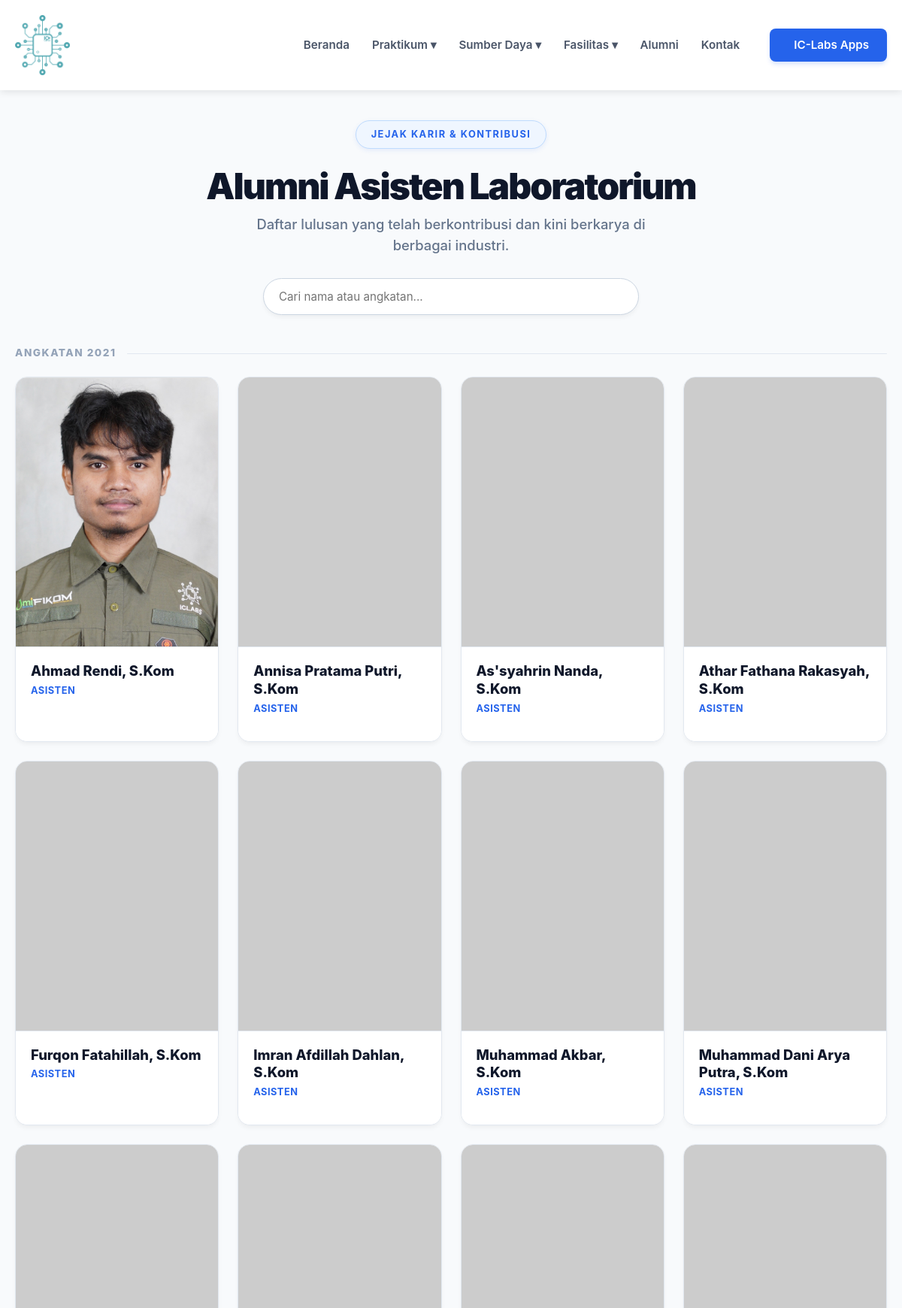
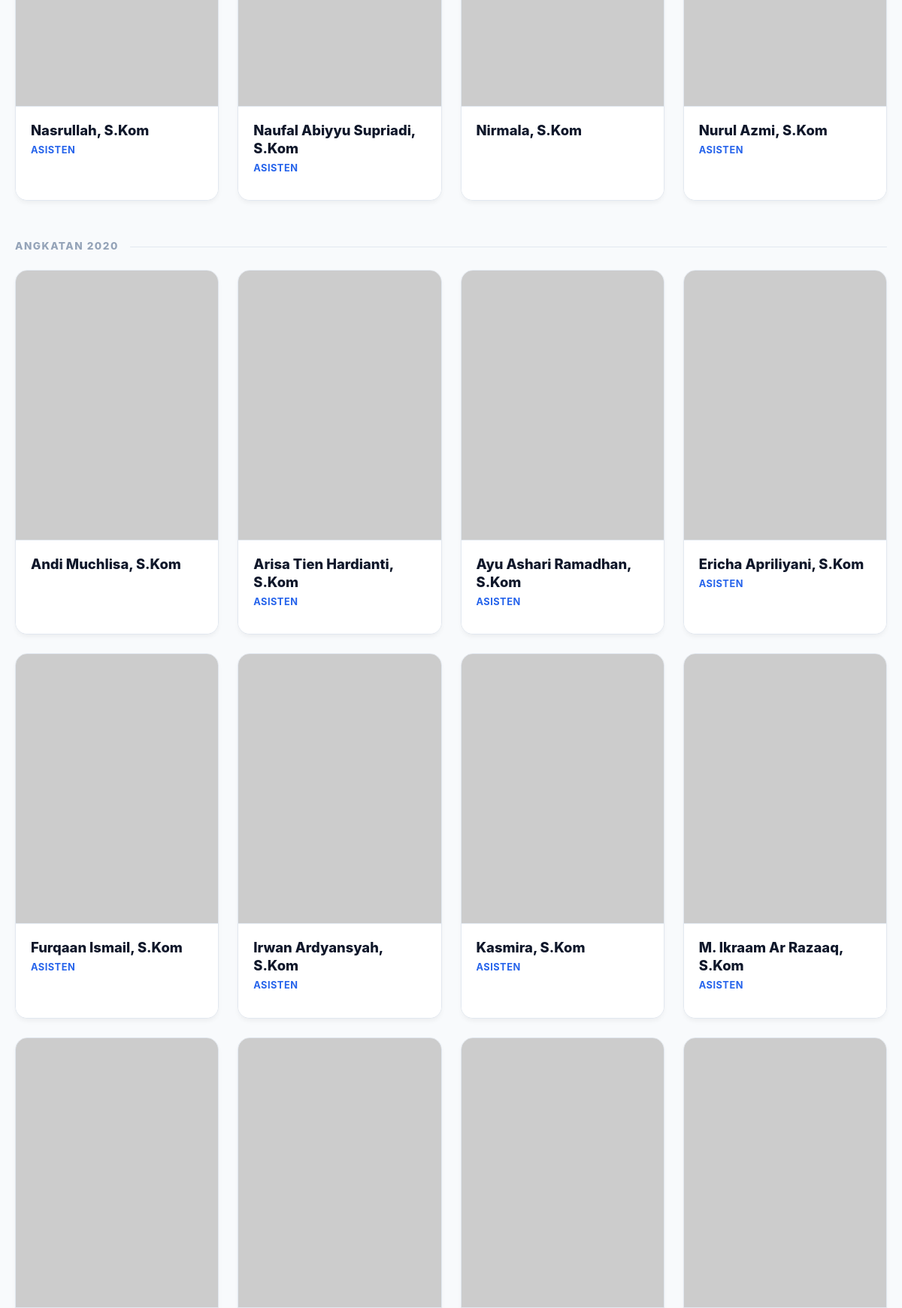
Page /public/alumni (upper part) on the committed database (2 pictures, top to bottom).
### tables this page shows
CREATE TABLE `alumni` (
  `id` int(11) NOT NULL,
  `nama` varchar(150) NOT NULL,
  `angkatan` year(4) NOT NULL,
  `divisi` varchar(100) DEFAULT NULL,
  `mata_kuliah` text DEFAULT NULL,
  `foto` varchar(255) DEFAULT NULL,
  `kesan_pesan` text DEFAULT NULL,
  `keahlian` text DEFAULT NULL,
  `email` varchar(100) DEFAULT NULL,
  `created_at` datetime DEFAULT current_timestamp(),
  `updated_at` datetime DEFAULT current_timestamp() ON UPDATE current_timestamp()
);

### app/controllers/AlumniController.php (called while the page is built, shortened)
<?php
require_once ROOT_PROJECT . '/app/models/AlumniModel.php';
class AlumniController extends Controller {
    private $model;
    public function __construct() {
        $this->model = new AlumniModel();
    }
    public function index($params = []) {
        $data = $this->model->getAll();
        $this->view('alumni/alumni', ['alumni' => $data]);
    }
}

### app/models/Model.php (called while the page is built, shortened)
<?php
require_once __DIR__ . '/../config/Database.php';
class Model {
    public function __construct() {
        $database = new Database();
        $this->db = $database->connect();
    }
}
?>

### app/config/Database.php (called while the page is built, shortened)
<?php
class Database {
    private $host = DB_HOST;
    private $user = DB_USER;
    private $pass = DB_PASS;
    private $dbname = DB_NAME;
    public function connect()
    {
        $this->mysqli = new mysqli(
            $this->host,
            $this->user,
            $this->pass,
            $this->dbname
        );
        return $this->mysqli;
    }
}
?>

### app/models/AlumniModel.php (called while the page is built)
<?php
require_once __DIR__ . '/Model.php';
class AlumniModel extends Model {
    protected $table = 'alumni';
    public function getAll() {
        $query = "SELECT * FROM " . $this->table . " ORDER BY nama ASC";
        $result = $this->db->query($query);
        return $result->fetch_all(MYSQLI_ASSOC);
    }
}
?>

### app/views/alumni/alumni.php (the view, shortened to what this page needs)
<?php
$alumni_by_year = [];
$all_alumni = $alumni ?? [];
if (!empty($all_alumni) && is_array($all_alumni)) {
    foreach ($all_alumni as $row) {
        $year = $row['angkatan'] ?? 'Unknown';
        $alumni_by_year[$year][] = $row;
    }
    krsort($alumni_by_year);
}
?>
<section class="alumni-section fade-up">
    <div class="container">
        <header class="page-header">
            <span class="header-badge">Jejak Karir & Kontribusi</span>
            <h1>Alumni Asisten Laboratorium</h1>
            <p>Daftar lulusan yang telah berkontribusi dan kini berkarya di berbagai industri.</p>
            <div class="search-container">
                <input type="text" id="searchAlumni" placeholder="Cari nama atau angkatan..." class="search-input">
            </div>
        </header>
        <?php if (!empty($alumni_by_year)) : ?>
            <?php foreach ($alumni_by_year as $year => $alumni_list) : ?>
                <div class="alumni-group">
                    <div class="section-label">
                        <span>Angkatan <?= htmlspecialchars($year) ?></span>
                    </div>
                    <div class="staff-grid">
                        <?php foreach ($alumni_list as $row) : ?>
                            <?php
                                $fotoName = $row['foto'] ?? '';
                                $namaEnc = urlencode($row['nama']);
                                $imgUrl = "https://ui-avatars.com/api/?name={$namaEnc}&background=f1f5f9&color=475569&size=512&bold=true";
                                if (!empty($fotoName)) {
                                    $baseUrl = defined('ASSETS_URL') ? ASSETS_URL : '';
                                    $imgUrl = $baseUrl . '/assets/uploads/' . $fotoName;
                                }
                                $divisi = $row['divisi'] ?? 'Asisten Lab';
                            ?>
                            <a href="index.php?page=detail_alumni&id=<?= $row['id'] ?>" class="card-link">
                                <div class="staff-card">
                                    <div class="staff-photo-box">
                                        <img src="<?= $imgUrl ?>"
                                             alt="<?= htmlspecialchars($row['nama']) ?>"
                                             loading="lazy"
                                             onerror="this.onerror=null; this.src='https://ui-avatars.com/api/?name=<?= $namaEnc ?>&background=f1f5f9&color=475569&size=512&bold=true';">
                                    </div>
                                    <div class="staff-content">
                                        <div class="staff-name"><?= htmlspecialchars($row['nama']) ?></div>
                                        <span class="staff-role"><?= htmlspecialchars($divisi) ?></span>
                                    </div>
                                </div>
                            </a>
                        <?php endforeach; ?>
                    </div>
                </div>
            <?php endforeach; ?>
        <?php endif; ?>
    </div>
</section>

### public/css/variables.css (style rules this page uses)
:root { --primary-navy: #1e3a8a; --primary-blue: #2563eb; --hover-blue: #1e40af; --bg-light: #f8fbff; --bg-white: #ffffff; --bg-soft: #eff6ff; --text-dark: #1a202c; --text-grey: #4a5568; --text-light: #dbeafe; --border-color: #e2e8f0; --border-blue: #eff6ff; --shadow-soft: 0 4px 12px rgba(30, 58, 138, 0.05); --container-width: 1280px; --font-main: 'Inter', 'Segoe UI', sans-serif; --radius-card: 15px; --radius-btn: 50px; }

### public/css/style.css (style rules this page uses)
* { margin: 0; padding: 0; box-sizing: border-box; font-family: "Inter", "Segoe UI", sans-serif; }
body { background-color: #f8fbff; color: #1a202c; line-height: 1.6; padding-top: 80px; }
html, body { max-width: 100%; overflow-x: hidden; }
.container { width: 100%; max-width: 1200px; margin: 0 auto; padding: 0 24px; }
h1, h2, h3, h4 { color: #1e3a8a; font-weight: 800; }
a { text-decoration: none; transition: 0.3s ease; }
img { max-width: 100%; display: block; }

### public/css/alumni.css (style rules this page uses)
:root { --primary: #2563eb; --primary-dark: #1d4ed8; --text-dark: #0f172a; --text-gray: #64748b; --bg-light: #f8fafc; --border: #e2e8f0; --card-bg: #ffffff; --shadow-sm: 0 4px 6px -1px rgba(0, 0, 0, 0.05); --shadow-md: 0 20px 25px -5px rgba(0, 0, 0, 0.1); }
.alumni-section { padding-top: 80px; padding-bottom: 60px; background-color: var(--bg-light); min-height: 100vh; font-family: "Inter", system-ui, -apple-system, sans-serif; }
.container { max-width: 1200px; margin: 0 auto; padding: 0 20px; }
.page-header { text-align: center; max-width: 800px; margin: 0 auto 40px auto; }
.badge-pill, .header-badge { display: inline-flex; align-items: center; background-color: #eff6ff; color: #2563eb; padding: 8px 20px; border-radius: 100px; font-weight: 700; font-size: 0.8rem; text-transform: uppercase; letter-spacing: 1.5px; margin-bottom: 24px; border: 1px solid #bfdbfe; box-shadow: 0 2px 6px rgba(37, 99, 235, 0.1); }
.page-header h1 { font-size: 3rem; font-weight: 900; color: var(--text-dark); letter-spacing: -2px; line-height: 1.1; margin-bottom: 10px; margin-top: 0; }
.page-header p { color: var(--text-gray); font-size: 1.15rem; line-height: 1.5; margin: 0 auto; font-weight: 500; max-width: 600px; }
.search-container { margin-top: 30px; position: relative; max-width: 500px; margin-left: auto; margin-right: auto; }
.search-input { width: 100%; padding: 14px 20px; padding-right: 50px; border-radius: 50px; border: 1px solid #cbd5e1; background: white; outline: none; font-size: 0.95rem; box-shadow: var(--shadow-sm); transition: all 0.3s ease; }
.alumni-group { margin-bottom: 50px; }
.section-label { font-size: 0.85rem; font-weight: 800; color: #94a3b8; text-transform: uppercase; letter-spacing: 1.5px; margin-bottom: 20px; margin-top: 30px; display: flex; align-items: center; gap: 15px; }
.section-label::after { content: ""; flex: 1; height: 1px; background: #e2e8f0; border-radius: 2px; }
.staff-grid { display: grid; grid-template-columns: repeat(4, 1fr); gap: 25px; align-items: start; }
.card-link { text-decoration: none; color: inherit; display: block; height: 100%; width: 100%; }
.staff-card { background: var(--card-bg); border: 1px solid var(--border); border-radius: 16px; transition: all 0.3s cubic-bezier(0.4, 0, 0.2, 1); height: 100%; display: flex; flex-direction: column; overflow: hidden; box-shadow: var(--shadow-sm); position: relative; }
.staff-photo-box { width: 100%; aspect-ratio: 3 / 4; background: #f1f5f9; border-bottom: 1px solid var(--border); position: relative; overflow: hidden; display: flex; align-items: center; justify-content: center; }
.staff-photo-box img { width: 100%; height: 100%; object-fit: cover; object-position: top center; transition: transform 0.5s ease; display: block; }
.staff-content { padding: 20px; flex-grow: 1; display: flex; flex-direction: column; background: white; z-index: 1; }
.staff-name { font-size: 1.15rem; font-weight: 800; color: var(--text-dark); margin-bottom: 4px; line-height: 1.3; }
.staff-role { font-size: 0.8rem; color: var(--primary); font-weight: 700; text-transform: uppercase; letter-spacing: 0.5px; margin-bottom: 12px; display: block; }

### rows in the picture
alumni: foto (picture), nama "Ahmad Rendi, S.Kom", divisi "ASISTEN"
alumni: nama "Annisa Pratama Putri, S.Kom", divisi "ASISTEN"
alumni: nama "As'syahrin Nanda, S.Kom", divisi "ASISTEN"
alumni: nama "Athar Fathana Rakasyah, S.Kom", divisi "ASISTEN"
alumni: nama "Furqon Fatahillah, S.Kom", divisi "ASISTEN"
alumni: nama "Imran Afdillah Dahlan, S.Kom", divisi "ASISTEN"
alumni: nama "Muhammad Akbar, S.Kom", divisi "ASISTEN"
alumni: nama "Muhammad Dani Arya Putra, S.Kom", divisi "ASISTEN"
alumni: nama "Nasrullah, S.Kom", divisi "ASISTEN"
alumni: nama "Naufal Abiyyu Supriadi, S.Kom", divisi "ASISTEN"
alumni: nama "Nirmala, S.Kom"
alumni: nama "Nurul Azmi, S.Kom", divisi "ASISTEN"
alumni: nama "Andi Muchlisa, S.Kom"
alumni: nama "Arisa Tien Hardianti, S.Kom", divisi "ASISTEN"
alumni: nama "Ayu Ashari Ramadhan, S.Kom", divisi "ASISTEN"
alumni: nama "Ericha Apriliyani, S.Kom", divisi "ASISTEN"
alumni: nama "Furqaan Ismail, S.Kom", divisi "ASISTEN"
alumni: nama "Irwan Ardyansyah, S.Kom", divisi "ASISTEN"
alumni: nama "Kasmira, S.Kom", divisi "ASISTEN"
alumni: nama "M. Ikraam Ar Razaaq, S.Kom", divisi "ASISTEN"

### other values in the picture
$year "2021"
$year "2020"
